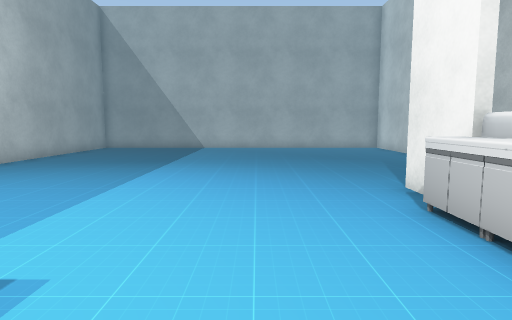
View 1 (above)

12 first-person views from a walk through a 3-D level made in the Unity game engine. The camera is 1.2 m above the floor, tilts 6° down and sees 75° across. The floor is counted in squares, 1 m on a side. Each view is taken from the middle of a square. On the plan, view 1 faces up. The plan holds only what a view shows up to about 14 squares ahead; the rest is blank. The place goes on beyond the plan. The player character is not drawn. Some surface patterns are stand-ins.

View 2
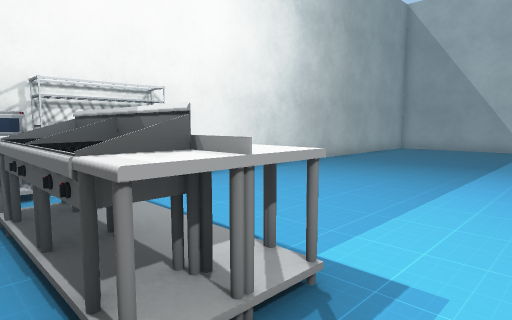

View 3
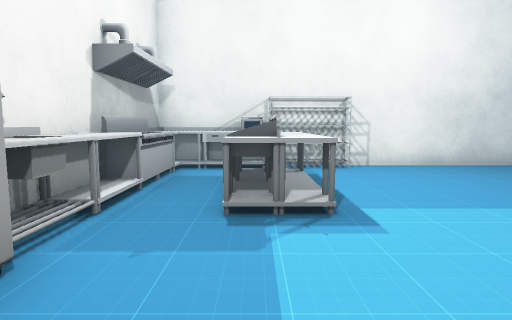

View 4
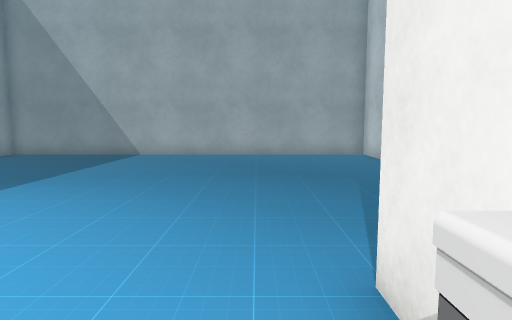

View 5
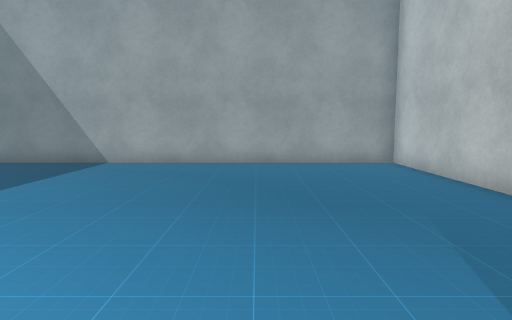

View 6
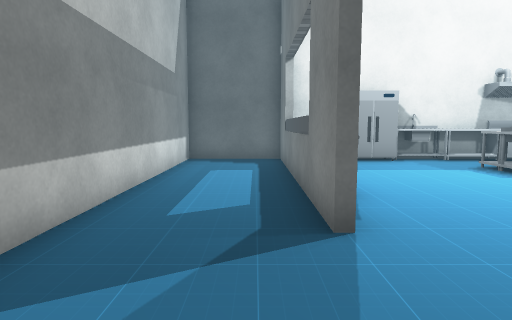

View 7
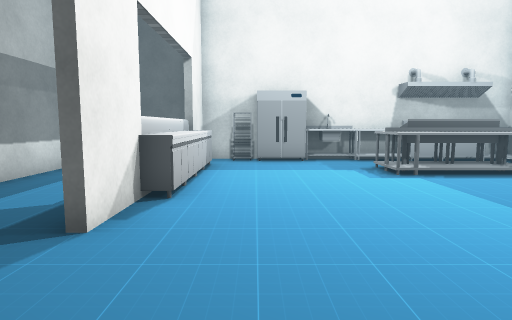

View 8
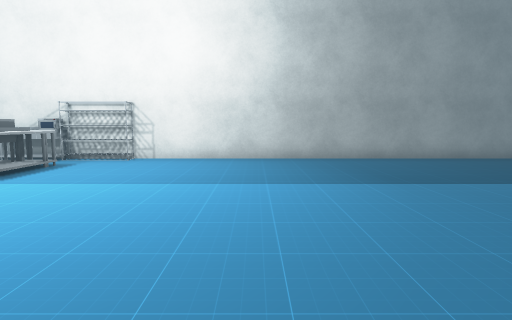

View 9
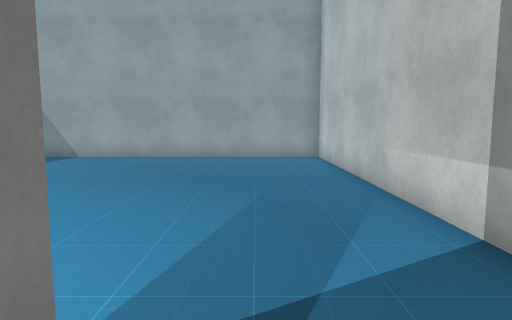

View 10
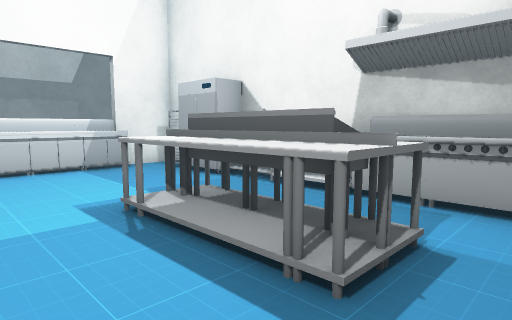

View 11
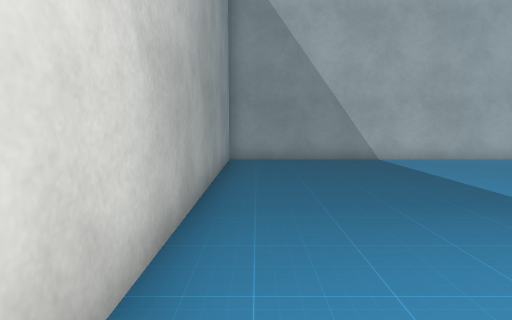

View 12
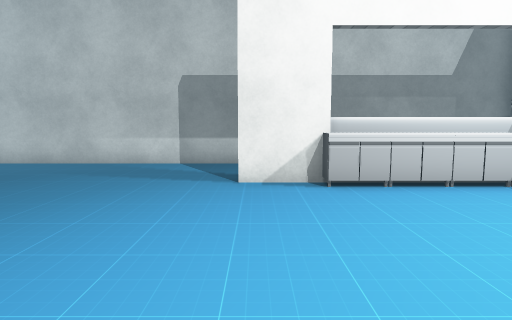

### Floor plan
Points are (right, up) in squares from view 1. A wall is a line through its corners. A room is listed if a view was taken in it or the views show most of it. See-through windows are left out.
Room 1 (views 1, 2, 3, 4, 5, 6, 7, 8, 9, 10, 11, 12)
walls: (3.1, 6.4) (3.1, 4.5); (2.9, 4.4) (2.9, 6.4); (3.1, 1.6) (3.1, -1.8) (6.4, -1.8) (6.4, 17.6) (-7.9, 17.6) (-7.9, 1.4); (-7.2, 3.6) (-7.9, 3.6) (-7.3, 3.6) (-7.3, 1.6); (0.9, -1.8) (2.9, -1.8) (2.9, -0.4); (-7.9, -0.4) (-7.9, -1.8) (-0.6, -1.8)
objects: other object (-8, 0) to (-7, 0); other object (-8, 1) to (-7, 1); other object (-7, -1); other object (-6, -1) to (-5, -1); other object (-6, 1); other object (-6, 1) to (-3, 2); other object (-4, -1); other object (-3, -1); other object (-2, -1) to (-1, -1); other object (0, -1) to (1, -1); other object (3, 0); other object (3, 2); other object (3, 3); other object (3, 4)

Where each view was taken, in squares from view 1:
view 1: 0 up, 0 right, facing up
view 2: 0 up, 1 left, facing up-left
view 3: 1 up, 2 right, facing left
view 4: 4 up, 2 right, facing up
view 5: 7 up, 2 right, facing up
view 6: 10 up, 4 right, facing down
view 7: 10 up, 1 right, facing down
view 8: 8 up, 4 right, facing left
view 9: 5 up, 4 right, facing up
view 10: 4 up, 7 left, facing down-right
view 11: 6 up, 7 left, facing up
view 12: 6 up, 4 left, facing right
